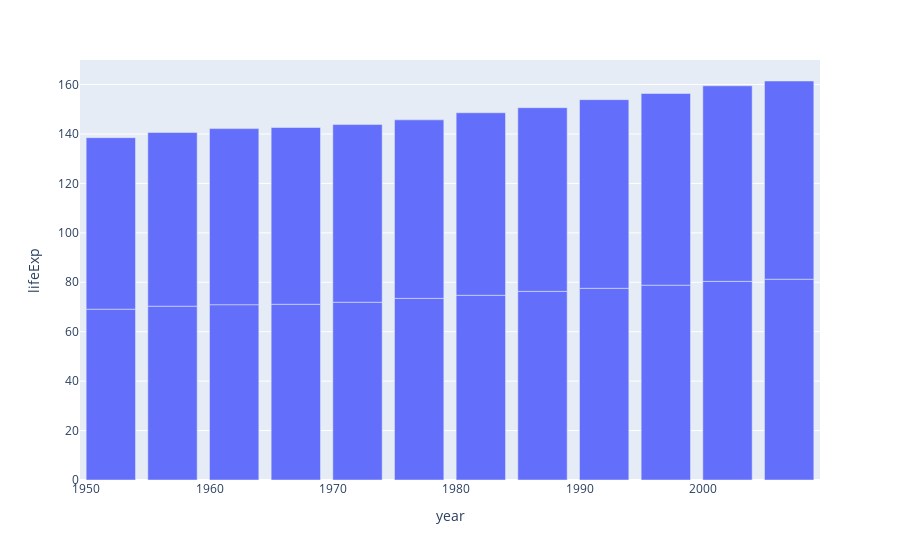

Source (notebook cell):
### Code cell
figbar = px.bar(chartss,x="year",y ="lifeExp")
figbar

### Figure 1 — Plotly figure (JSON) as saved in the notebook; plotly's stock layout.template omitted (floating-point values rounded to 4 significant figures)
{"data": [{"alignmentgroup": "True", "hovertemplate": "year=%{x}<br>lifeExp=%{y}<extra></extra>", "legendgroup": "", "marker": {"color": "#636efa", "pattern": {"shape": ""}}, "name": "", "offsetgroup": "", "orientation": "v", "showlegend": false, "textposition": "auto", "type": "bar", "x": [1952, 1957, 1962, 1967, 1972, 1977, 1982, 1987, 1992, 1997, 2002, 2007, 1952, 1957, 1962, 1967, 1972, 1977, 1982, 1987, 1992, 1997, 2002, 2007], "xaxis": "x", "y": [69.12, 70.33, 70.93, 71.1, 71.93, 73.49, 74.74, 76.32, 77.56, 78.83, 80.37, 81.23, 69.39, 70.26, 71.24, 71.52, 71.89, 72.22, 73.84, 74.32, 76.33, 77.55, 79.11, 80.2], "yaxis": "y"}], "layout": {"barmode": "relative", "legend": {"tracegroupgap": 0}, "margin": {"t": 60}, "xaxis": {"anchor": "y", "domain": [0, 1], "title": {"text": "year"}}, "yaxis": {"anchor": "x", "domain": [0, 1], "title": {"text": "lifeExp"}}}}
